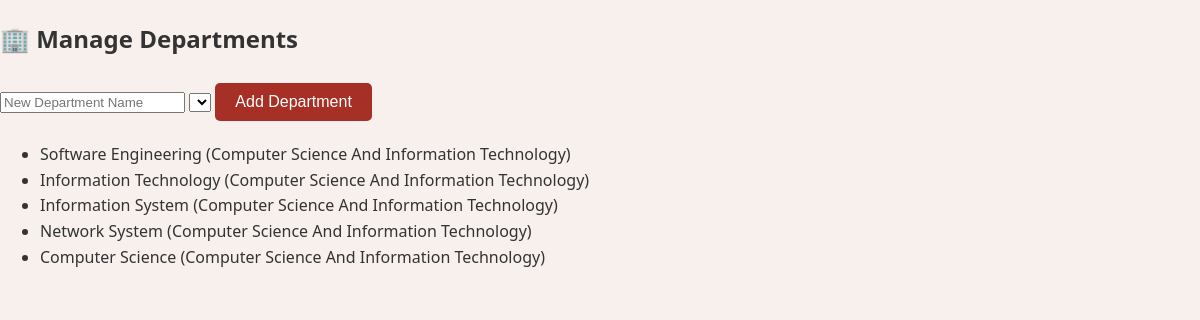
The page /university/manage-departments/ (signed in) on the database its author committed.
### university/models.py (models this page shows, shortened)
class Department(models.Model):
    college = models.ForeignKey(College, on_delete=models.CASCADE, related_name='departments')
    name = models.CharField(max_length=200)

class College(models.Model):
    university = models.ForeignKey(University, on_delete=models.CASCADE, related_name='colleges')
    name = models.CharField(max_length=200)
    location = models.CharField(max_length=200, blank=True, null=True)

### university/views.py (the view, shortened to what this page needs)
# urls.py: path("manage-departments/", views.DepartmentView.as_view(), name="manage-departments"),
class DepartmentView(APIView):
    permission_classes = [IsAuthenticated]
    def get(self, request, pk=None):
        if not (request.user.is_superuser and request.user.is_staff):
            return Response({"error": "Access denied."}, status=403)
        if pk:
            department = get_object_or_404(Department, pk=pk)
            serializer = DepartmentSerializer(department)
            return Response(serializer.data)
        departments = Department.objects.select_related("college").all()
        if request.headers.get("Accept") == "application/json":
            serializer = DepartmentSerializer(departments, many=True)
            return Response(serializer.data)
        return render(request, "admin/manage_departments.html", {
            "departments": departments
        })

### notifications/context_processors.py (called while the page is built)
def unread_notifications_count(request):
    if request.user.is_authenticated:
        count = Notification.objects.filter(recipient=request.user, read=False).count()
        return {'unread_notifications_count': count}
    return {'unread_notifications_count': 0}

### templates/admin/manage_departments.html (shortened to what this page needs)
{% extends "base.html" %}
{% block content %}
<div class="container">
    <h2>🏢 Manage Departments</h2>
    <form method="POST">{% csrf_token %}
        <input type="text" name="name" placeholder="New Department Name" required>
        <select name="college_id">
        </select>
        <button type="submit" class="btn btn-primary">Add Department</button>
    </form>
    <ul>
        {% for dept in departments %}
            <li>{{ dept.name }} ({{ dept.college.name }})</li>
        {% endfor %}
    </ul>
</div>
{% endblock %}

### static/css/style.css (style rules this page uses)
body { font-family: 'Segoe UI', Tahoma, Geneva, Verdana, sans-serif; margin: 0px; padding: 0; background-color: #f7f0ed; color: #333; line-height: 1.6; }
:root { --button-color: #a63026; --button-hover-color: #4d8080; --button-text-color: white; --button-disabled-color: #cccccc; }
button { background-color: var(--button-color); color: var(--button-text-color); padding: 10px 20px; border: none; border-radius: 5px; font-size: 16px; cursor: pointer; transition: background-color 0.3s ease; margin: 5px 0; }
.btn-primary { background-color: #a63026; color: white; }

### rows shown on the page
Department: name "Software Engineering", college.name "Computer Science And Information Technology"
Department: name "Information Technology", college.name "Computer Science And Information Technology"
Department: name "Information System", college.name "Computer Science And Information Technology"
Department: name "Network System", college.name "Computer Science And Information Technology"
Department: name "Computer Science", college.name "Computer Science And Information Technology"
